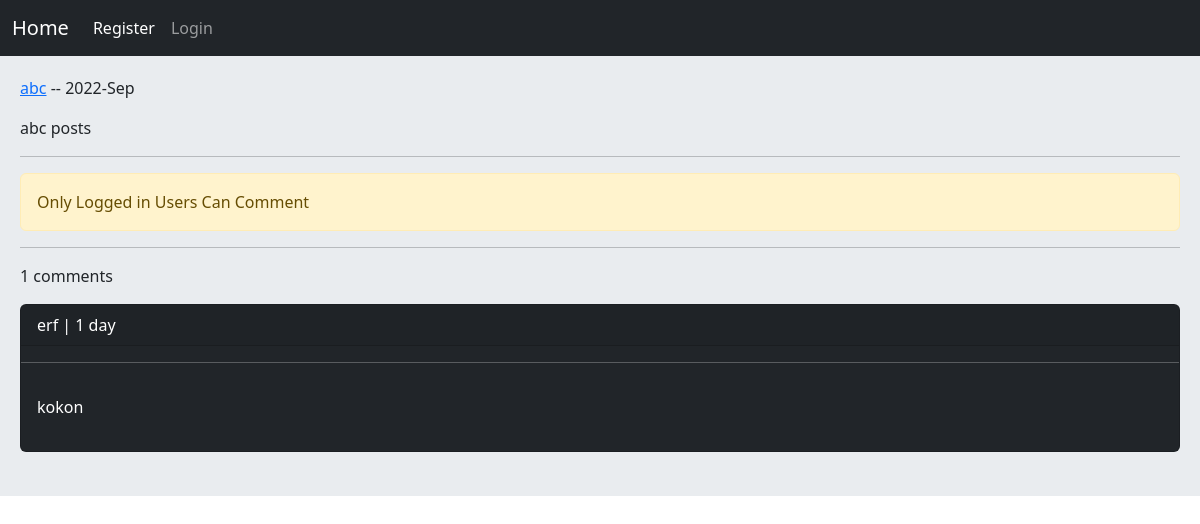
/post/2/abc-posts/, run on an earlier commit of the app's database.
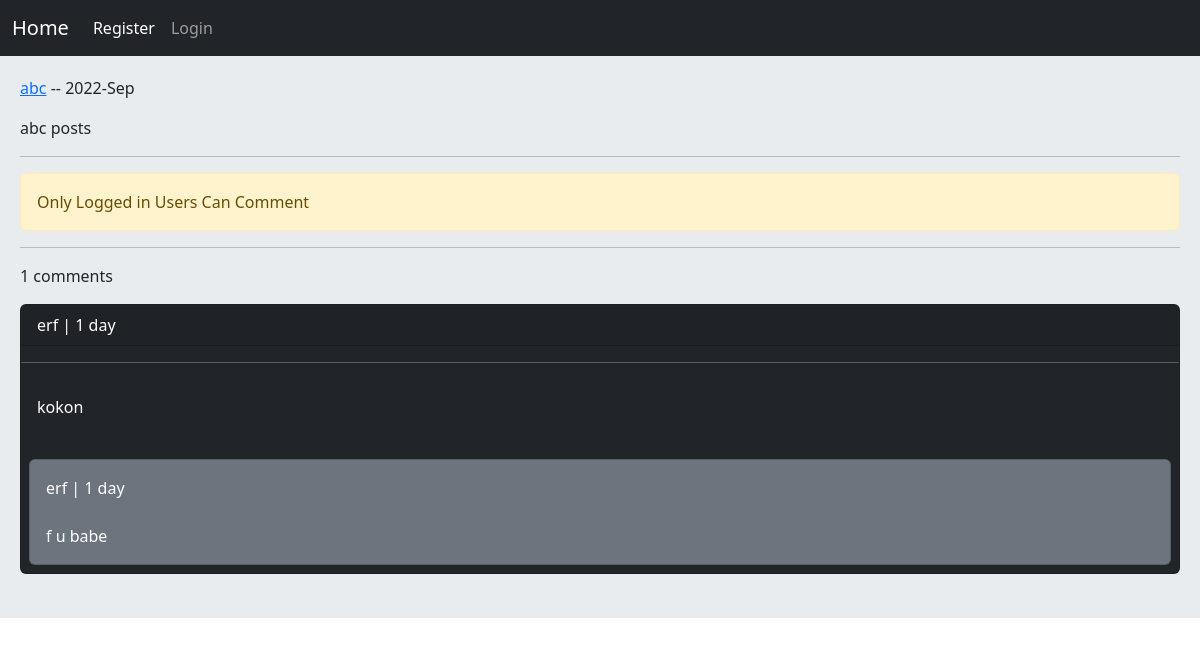
And on a later commit of the database.
### home/models.py (models this page shows, shortened)
class Comments(models.Model):
    user = models.ForeignKey(User, on_delete=models.CASCADE, related_name='ucomments')
    post = models.ForeignKey(Post, on_delete=models.CASCADE, related_name='pcomments')
    reply = models.ForeignKey('self', on_delete=models.CASCADE, related_name='rcomments', blank=True, null=True)
    is_reply = models.BooleanField(default=False)
    body = models.TextField(max_length=400)
    created = models.DateTimeField(auto_now_add=True)

### home/views.py (the view, shortened to what this page needs)
# urls.py: path('post/<int:post_id>/<slug:post_slug>/', views.PostDetailView.as_view(), name='post_detail'),
class PostDetailView(View):
    form_class = CommentCreateForm
    form_class_reply = CommentReplyForm
    def setup(self, request, *args, **kwargs):
        self.post_instance = Post.objects.get(pk=kwargs['post_id'], slug=kwargs['post_slug'])
        return super().setup(request, *args, **kwargs)
    def get(self,request, *args, **kwargs):
        try:
            comments = self.post_instance.pcomments.filter(is_reply=False)
            return render(request, 'home/detail.html', {'post': self.post_instance,
                                                        'comments': comments,
                                                        'form': self.form_class,
                                                        'reply_form': self.form_class_reply, })
        except ObjectDoesNotExist:
            messages.warning(request, 'Page Not Found', 'warning')
            return redirect('home:home')

### home/templates/home/detail.html (shortened to what this page needs)
{% extends 'base.html' %}
{% block content %}
        <p><a class="" href="{% url 'accounts:user_profile' post.user.id %}">{{ post.user.username }}</a> -- {{ post.updated|date:"Y-M" }}</p>
        <p>{{ post.body }}</p>
    <hr/>
    {% if request.user.is_authenticated %}
        <a href="{% url 'home:post_like' post.id %}" class="btn btn-info col-md-2"> Like {{ post.likes_count }} </a>
        <form action="" method="post">
            {% csrf_token %}
            {{ form.as_p }}
            <input class="btn btn-info" type="submit" value="Send Comment">
        </form>
    {% else %}
        <p class="alert alert-warning"> Only Logged in Users Can Comment </p>
    {% endif %}
    <hr/>
    <p>{{ comments.count }} comments</p>
    {% for comment in comments %}
        <div class="card bg-dark text-white">
            <p class="card-header">{{ comment.user }} | {{ comment.created|timesince }}</p>
            <hr/>
            <p class="card-body">{{ comment.body }}</p>
            {% with replies=comment.rcomments.all %}
                {% for reply in replies %}
                <div class="card bg-secondary text-white p-2 m-2">
                    <p class="card-body p-1 m-1"> {{ reply.user }} | {{ comment.created|timesince }}
                    <br/><br/>{{ reply.body }} </p>
                </div>
                {% endfor %}
            {% endwith %}
        </div>
        <br/>
    {% empty %}
        <p> There Is No Reply For This Post.. </p>
    {% endfor %}
{% endblock %}

What changed in the data, as far as the page shows it:
added Comments: user "erf", {{ comment.created|timesince }} "1 day", body "f u babe"
